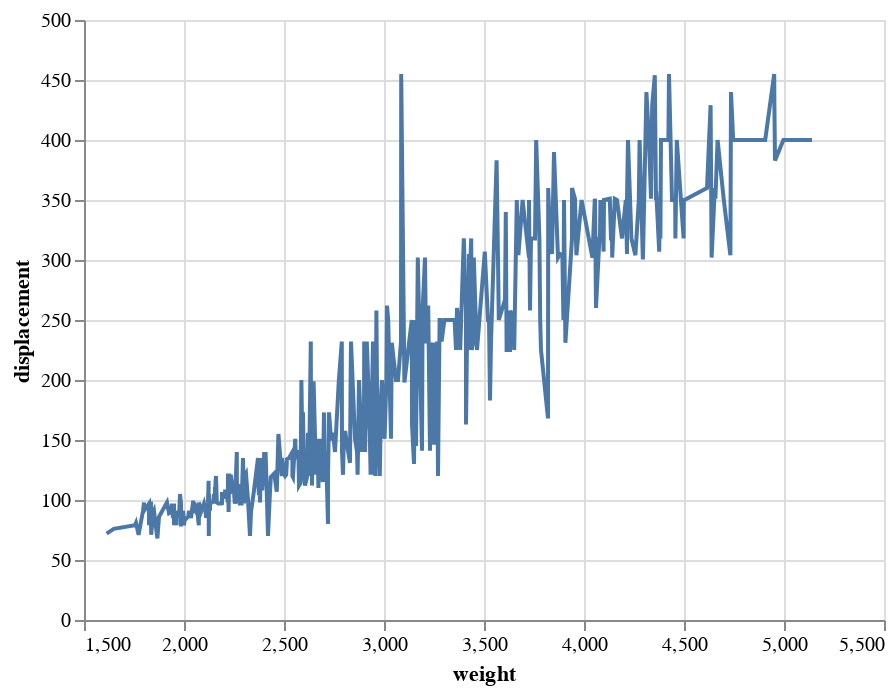

The code cell stored with this chart in its notebook:
### Code cell
lines = alt.Chart(df2).mark_line().encode(
    y='displacement:Q',
    x='weight:Q',
)
lines

### Figure 1 — Vega-Lite specification as saved in the notebook (floating-point values rounded to 4 significant figures; data arrays with more than 128 entries replaced by an {"elided": "..."} marker saying what was removed)
{"config": {"view": {"continuousWidth": 400, "continuousHeight": 300}}, "data": {"name": "data-4766f396ec9ac170016b09afb643730f"}, "mark": "line", "encoding": {"x": {"field": "weight", "type": "quantitative"}, "y": {"field": "displacement", "type": "quantitative"}}, "$schema": "https://vega.github.io/schema/vega-lite/v4.17.0.json", "datasets": {"data-4766f396ec9ac170016b09afb643730f": {"elided": "398 records"}}}
